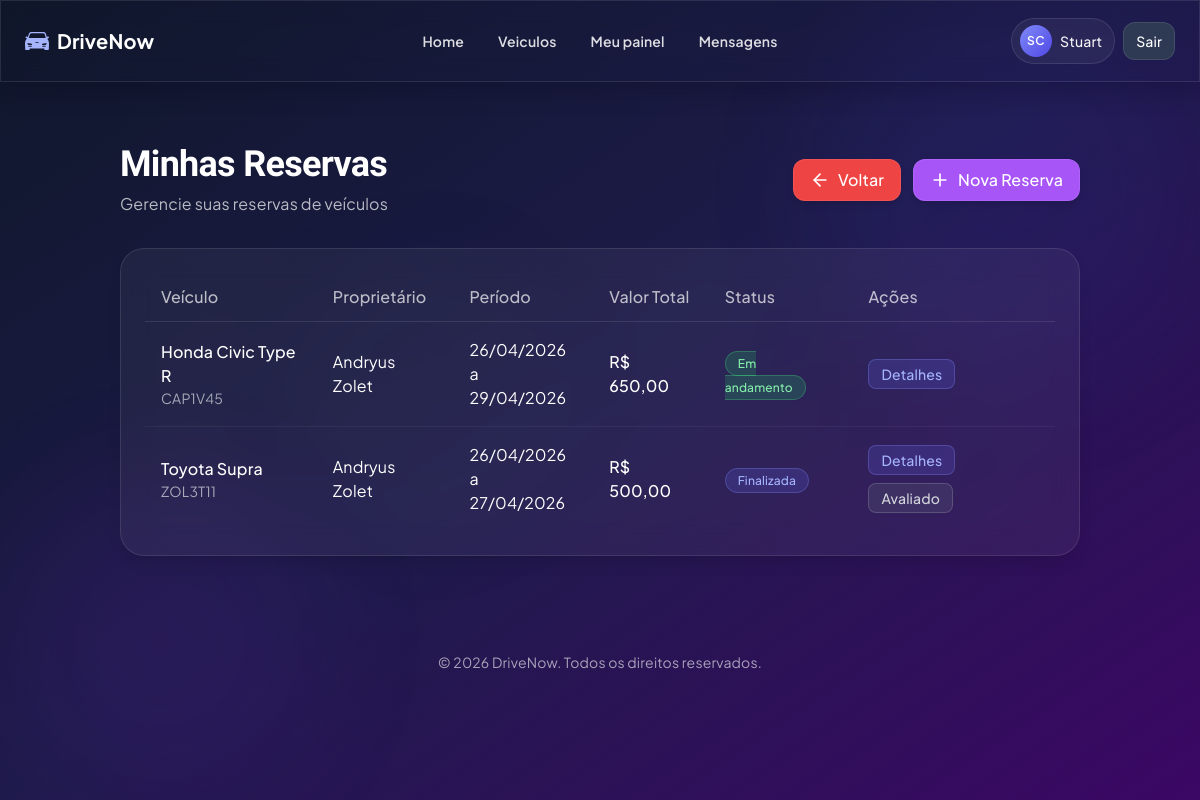
Screenshot of /reserva/minhas_reservas.php (signed in) with the database file from the repository.
### tables this page shows
CREATE TABLE `reserva` (
  `id` int(11) NOT NULL,
  `veiculo_id` int(11) DEFAULT NULL,
  `conta_usuario_id` int(11) DEFAULT NULL,
  `reserva_data` date DEFAULT NULL,
  `devolucao_data` date DEFAULT NULL,
  `diaria_valor` decimal(10,2) DEFAULT NULL,
  `taxas_de_uso` decimal(10,2) DEFAULT NULL,
  `taxas_de_limpeza` decimal(10,2) DEFAULT NULL,
  `valor_total` decimal(10,2) DEFAULT NULL,
  `status` varchar(20) DEFAULT 'pendente',
  `observacoes` text DEFAULT NULL
);

CREATE TABLE `veiculo` (
  `id` int(11) NOT NULL,
  `local_id` int(11) DEFAULT NULL,
  `categoria_veiculo_id` int(11) DEFAULT NULL,
  `dono_id` int(11) DEFAULT NULL,
  `veiculo_marca` varchar(50) DEFAULT NULL,
  `veiculo_modelo` varchar(100) DEFAULT NULL,
  `veiculo_ano` int(11) DEFAULT NULL,
  `veiculo_km` int(11) DEFAULT NULL,
  `veiculo_placa` varchar(50) DEFAULT NULL,
  `veiculo_cambio` varchar(50) DEFAULT NULL,
  `veiculo_combustivel` varchar(50) DEFAULT NULL,
  `veiculo_portas` int(11) DEFAULT NULL,
  `veiculo_acentos` int(11) DEFAULT NULL,
  `veiculo_tracao` varchar(50) DEFAULT NULL,
  `disponivel` tinyint(1) DEFAULT 1 COMMENT '0=Indisponível, 1=Disponível',
  `preco_diaria` decimal(10,2) NOT NULL DEFAULT 150.00,
  `descricao` text DEFAULT NULL,
  `media_avaliacao` decimal(3,1) DEFAULT NULL,
  `total_avaliacoes` int(11) DEFAULT 0
);

### reserva/minhas_reservas.php (the view, shortened to what this page needs)
<?php
$usuario = getUsuario();
global $pdo;
$stmt = $pdo->prepare("SELECT r.*, v.veiculo_marca, v.veiculo_modelo, v.veiculo_placa,
                      CONCAT(u.primeiro_nome, ' ', u.segundo_nome) AS nome_proprietario
                      FROM reserva r
                      JOIN veiculo v ON r.veiculo_id = v.id
                      JOIN dono d ON v.dono_id = d.id
                      JOIN conta_usuario u ON d.conta_usuario_id = u.id
                      WHERE r.conta_usuario_id = ?
                      ORDER BY r.reserva_data DESC");
$stmt->execute([$usuario['id']]);
$reservas = $stmt->fetchAll();
?>
<!DOCTYPE html>
<html lang="pt-br">
<head>
    <script src="https://cdn.tailwindcss.com"></script>
    <link rel="stylesheet" href="../assets/ui-modern.css">
</head>
<body class="drivenow-modern min-h-screen bg-gradient-to-br from-slate-900 via-indigo-950 to-purple-950 text-white p-4 md:p-8 overflow-x-hidden">
    <div class="fixed bottom-0 left-0 w-80 h-80 rounded-full bg-purple-700 opacity-10 blur-3xl -z-10 animate-pulse animate-pulse-20s"></div>
    <div class="fixed top-1/3 left-1/4 w-64 h-64 rounded-full bg-slate-700 opacity-5 blur-3xl -z-10 animate-pulse animate-pulse-25s"></div>
    <?php include_once '../includes/navbar.php'; ?>
    <main class="container mx-auto px-4 pt-28 pb-8">
        <div class="flex flex-col md:flex-row md:justify-between md:items-center gap-4 mb-8 px-4">
            <div>
                <h2 class="text-3xl md:text-4xl font-bold text-white">
                    Minhas Reservas
                </h2>
                <p class="text-white/70 mt-2">Gerencie suas reservas de veículos</p>
            </div>
            <div class="flex flex-wrap gap-3">
                <a href="../vboard.php" class="btn-dn-primary bg-red-500 hover:bg-red-600 text-white rounded-xl transition-colors border border-red-400/30 px-4 py-2 font-medium shadow-md hover:shadow-lg flex items-center">
                    <svg xmlns="http://www.w3.org/2000/svg" width="24" height="24" viewBox="0 0 24 24" fill="none" stroke="currentColor" stroke-width="2" stroke-linecap="round" stroke-linejoin="round" class="h-5 w-5 mr-2">
                        <path d="m12 19-7-7 7-7"></path>
                        <path d="M19 12H5"></path>
                    </svg>
                    <span>Voltar</span>
                </a>
                <a href="listagem_veiculos.php" class="btn-dn-primary bg-purple-500 hover:bg-purple-600 text-white font-medium rounded-xl transition-colors border border-purple-400/30 px-4 py-2 shadow-md hover:shadow-lg flex items-center justify-center">
                    <svg xmlns="http://www.w3.org/2000/svg" width="24" height="24" viewBox="0 0 24 24" fill="none" stroke="currentColor" stroke-width="2" stroke-linecap="round" stroke-linejoin="round" class="h-5 w-5 mr-2">
                        <path d="M5 12h14"></path>
                        <path d="M12 5v14"></path>
                    </svg>
                    <span>Nova Reserva</span>
                </a>
            </div>
        </div>
        <?php if (empty($reservas)): ?>
            <div class="section-shell backdrop-blur-lg bg-white/5 border subtle-border rounded-3xl p-8 shadow-lg transition-all hover:shadow-xl hover:bg-white/10 mx-4">
                <div class="text-center py-8">
                    <div class="p-6 rounded-full bg-purple-500/20 text-white border border-purple-400/30 inline-flex mb-6">
                        <svg xmlns="http://www.w3.org/2000/svg" width="24" height="24" viewBox="0 0 24 24" fill="none" stroke="currentColor" stroke-width="2" stroke-linecap="round" stroke-linejoin="round" class="h-10 w-10">
                            <rect width="18" height="18" x="3" y="4" rx="2" ry="2"/>
                            <line x1="16" x2="16" y1="2" y2="6"/>
                            <line x1="8" x2="8" y1="2" y2="6"/>
                            <line x1="3" x2="21" y1="10" y2="10"/>
                        </svg>
                    </div>
                    <h3 class="text-xl font-bold text-white mb-4">Você ainda não possui reservas</h3>
                    <p class="text-white/70 mb-6">Explore nossa frota e encontre o veículo perfeito para sua próxima viagem.</p>
                    <a href="listagem_veiculos.php" class="btn-dn-primary bg-purple-500 hover:bg-purple-600 text-white font-medium rounded-xl transition-colors border border-purple-400/30 px-6 py-3 shadow-md hover:shadow-lg inline-flex items-center">
                        <svg xmlns="http://www.w3.org/2000/svg" width="24" height="24" viewBox="0 0 24 24" fill="none" stroke="currentColor" stroke-width="2" stroke-linecap="round" stroke-linejoin="round" class="h-5 w-5 mr-2">
                            <path d="M19 17h2c.6 0 1-.4 1-1v-3c0-.9-.7-1.7-1.5-1.9C18.7 10.6 16 10 16 10s-1.3-1.4-2.2-2.3c-.5-.4-1.1-.7-1.8-.7H5c-.6 0-1.1.4-1.4.9l-1.4 2.9A3.7 3.7 0 0 0 2 12v4c0 .6.4 1 1 1h2"/>
                            <path d="M7 17h10"/>
                            <circle cx="7" cy="17" r="2"/>
                            <path d="M17 17h2"/>
                            <circle cx="17" cy="17" r="2"/>
                        </svg>
                        Ver Veículos Disponíveis
                    </a>
                </div>
            </div>
        <?php else: ?>
            <div class="section-shell backdrop-blur-lg bg-white/5 border subtle-border rounded-3xl p-6 shadow-lg transition-all hover:shadow-xl hover:bg-white/10 mx-4 overflow-x-auto">
                <table class="dn-table w-full min-w-full">
                    <thead class="border-b border-white/10 text-left">
                        <tr>
                            <th class="px-4 py-3 text-white/70 font-medium">Veículo</th>
                            <th class="px-4 py-3 text-white/70 font-medium">Proprietário</th>
                            <th class="px-4 py-3 text-white/70 font-medium">Período</th>
                            <th class="px-4 py-3 text-white/70 font-medium">Valor Total</th>
                            <th class="px-4 py-3 text-white/70 font-medium">Status</th>
                            <th class="px-4 py-3 text-white/70 font-medium">Ações</th>
                        </tr>
                    </thead>
                    <tbody class="divide-y divide-white/5">
                        <?php foreach ($reservas as $reserva): ?>
                            <?php
                                $now = time();
                                $inicio = strtotime($reserva['reserva_data']);
                                $fim = strtotime($reserva['devolucao_data']);
                                if (isset($reserva['status'])) {
                                    switch($reserva['status']) {
                                        case 'confirmada':
                                            if ($now < $inicio) {
                                                $status = 'Confirmada';
                                                $statusClass = 'bg-blue-500/20 text-blue-300 border border-blue-400/30';
                                            } elseif ($now >= $inicio && $now <= $fim) {
                                                $status = 'Em andamento';
                                                $statusClass = 'bg-green-500/20 text-green-300 border border-green-400/30';
                                            } else {
                                                $status = 'Concluída';
                                                $statusClass = 'bg-gray-500/20 text-gray-300 border border-gray-400/30';
                                            }
                                            break;
                                        case 'finalizada':
                                            $status = 'Finalizada';
                                            $statusClass = 'bg-indigo-500/20 text-indigo-300 border border-indigo-400/30';
                                            break;
                                    }
                                }
                            ?>
                            <tr class="hover:bg-white/5 transition-colors">
                                <td class="px-4 py-4">
                                    <div class="flex flex-col">
                                        <span class="font-medium text-white">
                                            <?= htmlspecialchars($reserva['veiculo_marca']) ?> <?= htmlspecialchars($reserva['veiculo_modelo']) ?>
                                        </span>
                                        <span class="text-sm text-white/60">
                                            <?= htmlspecialchars($reserva['veiculo_placa']) ?>
                                        </span>
                                    </div>
                                </td>
                                <td class="px-4 py-4 text-white">
                                    <?= htmlspecialchars($reserva['nome_proprietario']) ?>
                                </td>
                                <td class="px-4 py-4">
                                    <div class="flex flex-col">
                                        <span class="text-white">
                                            <?= date('d/m/Y', strtotime($reserva['reserva_data'])) ?>
                                        </span>
                                        <span class="text-white">
                                            a <?= date('d/m/Y', strtotime($reserva['devolucao_data'])) ?>
                                        </span>
                                    </div>
                                </td>
                                <td class="px-4 py-4 font-medium text-white">
                                    R$ <?= number_format($reserva['valor_total'], 2, ',', '.') ?>
                                </td>
                                <td class="px-4 py-4">
                                    <span class="px-3 py-1 rounded-full text-xs font-medium <?= $statusClass ?>">
                                        <?= $status ?>
                                    </span>
                                </td>
                                <td class="px-4 py-4">
                                    <div class="flex flex-wrap gap-2">
                                        <a href="detalhes_reserva.php?id=<?= $reserva['id'] ?>" class="btn-dn-ghost bg-indigo-500/20 hover:bg-indigo-500/30 text-indigo-300 border border-indigo-400/30 rounded-lg px-3 py-1 text-sm font-medium transition-colors">
                                            Detalhes
                                        </a>
                                        <?php if (isset($reserva['status']) && $reserva['status'] == 'finalizada'): ?>
                                            <?php
                                            $stmtCheck = $pdo->prepare("
                                                SELECT COUNT(*) as existe FROM avaliacao_veiculo
                                                WHERE reserva_id = ? AND usuario_id = ?
                                            ");
                                            $stmtCheck->execute([$reserva['id'], $usuario['id']]);
                                            $jaAvaliou = $stmtCheck->fetch()['existe'] > 0;
                                            if (!$jaAvaliou):
                                            ?>
                                                <a href="../avaliacao/avaliar_veiculo.php?reserva=<?= $reserva['id'] ?>"
                                                class="btn-dn-ghost bg-green-500/20 hover:bg-green-500/30 text-green-300 border border-green-400/30 rounded-lg px-3 py-1 text-sm font-medium transition-colors">
                                                    Avaliar
                                                </a>
                                            <?php else: ?>
                                                <span class="bg-gray-500/20 text-gray-300 border border-gray-400/30 rounded-lg px-3 py-1 text-sm font-medium">
                                                    Avaliado
                                                </span>
                                            <?php endif; ?>
                                        <?php endif; ?>
                                    </div>
                                </td>
                            </tr>
                        <?php endforeach; ?>
                    </tbody>
                </table>
            </div>
        <?php endif; ?>
    </main>
    <footer class="container mx-auto mt-16 px-4 pb-8 text-center text-white/60 text-sm">
        <p>© <script>document.write(new Date().getFullYear())</script> DriveNow. Todos os direitos reservados.</p>
    </footer>
</body>
</html>

### assets/ui-modern.css (style rules this page uses)
:root { --dn-font-title: 'Sora', 'Trebuchet MS', 'Segoe UI', Tahoma, Geneva, Verdana, sans-serif; --dn-font-body: 'Plus Jakarta Sans', 'Segoe UI', Tahoma, Geneva, Verdana, sans-serif; --dn-surface: rgba(255, 255, 255, 0.06); --dn-surface-hover: rgba(255, 255, 255, 0.1); --dn-border: rgba(255, 255, 255, 0.14); --dn-shadow: 0 18px 35px rgba(2, 6, 23, 0.35); --dn-shadow-soft: 0 10px 22px rgba(2, 6, 23, 0.2); --dn-primary: #6366f1; --dn-primary-hover: #4f46e5; --dn-primary-accent: #818cf8; }
.drivenow-modern { font-family: var(--dn-font-body); letter-spacing: 0.01em; }
.drivenow-modern h1, .drivenow-modern h2, .drivenow-modern h3, .drivenow-modern h4, .drivenow-modern .title-font { font-family: var(--dn-font-title); letter-spacing: -0.02em; }
.section-shell { border: 1px solid var(--dn-border); box-shadow: var(--dn-shadow-soft); }
.btn-dn-primary { border: 1px solid rgba(129, 140, 248, 0.45); box-shadow: 0 12px 25px rgba(79, 70, 229, 0.28); transition: transform 0.2s ease, box-shadow 0.2s ease, background-color 0.2s ease; }
.btn-dn-ghost { transition: transform 0.2s ease, background-color 0.2s ease, border-color 0.2s ease; }
.dn-table tbody tr { transition: background-color 0.2s ease; }

### reserva/minhas_reservas.php (style rules this page uses)
.animate-pulse-20s { animation-duration: 20s; }
.animate-pulse-25s { animation-duration: 25s; }
.subtle-border { border-color: rgba(255, 255, 255, 0.1); }

### rows the page displays
reserva: veiculo.veiculo_marca "Honda", veiculo.veiculo_modelo "Civic Type R", veiculo.veiculo_placa "CAP1V45", nome_proprietario "Andryus Zolet", reserva_data "26/04/2026", devolucao_data "29/04/2026", valor_total "650,00", status "Em andamento"
reserva: veiculo.veiculo_marca "Toyota", veiculo.veiculo_modelo "Supra", veiculo.veiculo_placa "ZOL3T11", nome_proprietario "Andryus Zolet", reserva_data "26/04/2026", devolucao_data "27/04/2026", valor_total "500,00", status "Finalizada", shows "Avaliado"

### other values shown
$navIniciais "SC"
$navNomeExibicao "Stuart"
